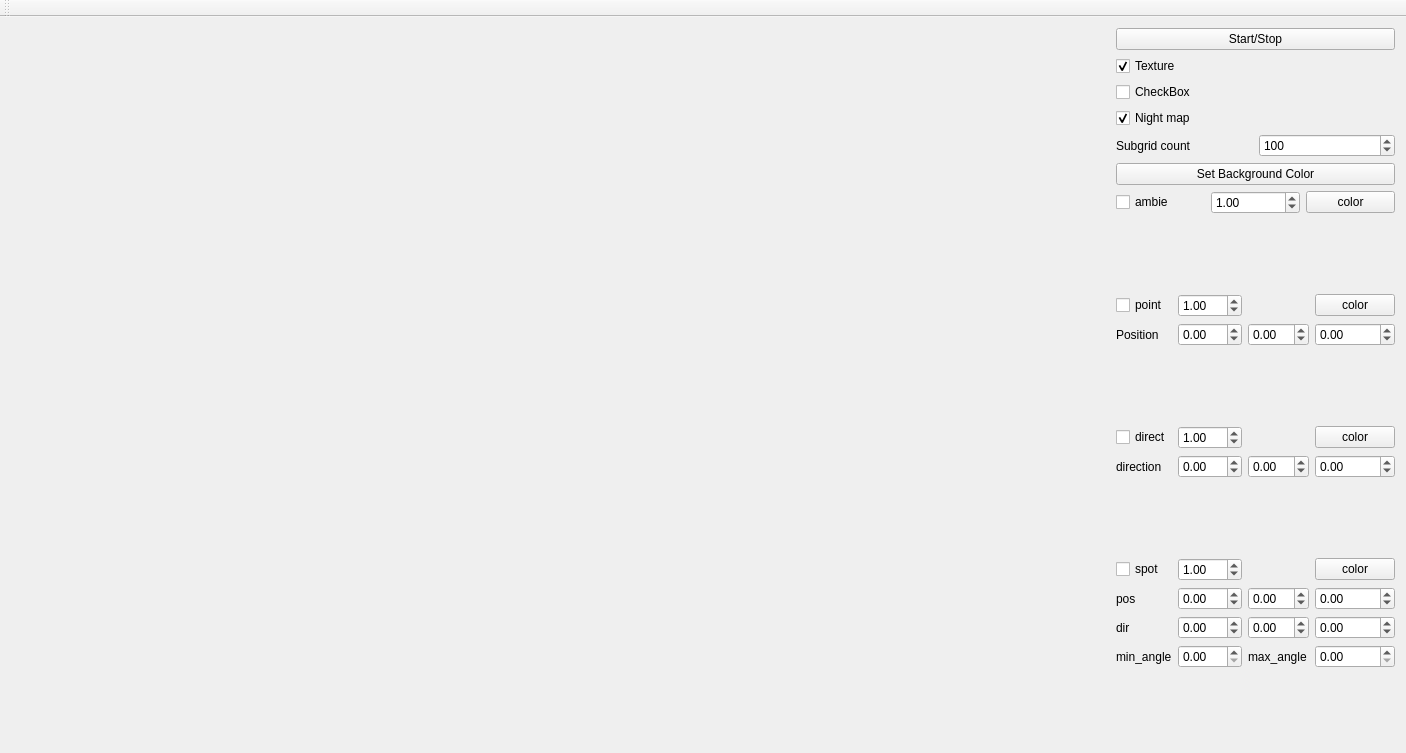
<?xml version="1.0" encoding="UTF-8"?>
<ui version="4.0">
 <class>QtWidgetsApplication1Class</class>
 <widget class="QMainWindow" name="QtWidgetsApplication1Class">
  <property name="geometry">
   <rect>
    <x>0</x>
    <y>0</y>
    <width>1406</width>
    <height>753</height>
   </rect>
  </property>
  <property name="windowTitle">
   <string>QtWidgetsApplication1</string>
  </property>
  <widget class="QWidget" name="centralWidget">
   <layout class="QHBoxLayout" name="horizontalLayout_2">
    <item>
     <widget class="GLWidget" name="widget" native="true">
      <property name="sizePolicy">
       <sizepolicy hsizetype="Expanding" vsizetype="Preferred">
        <horstretch>0</horstretch>
        <verstretch>0</verstretch>
       </sizepolicy>
      </property>
     </widget>
    </item>
    <item>
     <layout class="QVBoxLayout" name="verticalLayout">
      <item>
       <widget class="QPushButton" name="bt_start_stop">
        <property name="text">
         <string>Start/Stop</string>
        </property>
       </widget>
      </item>
      <item>
       <widget class="QCheckBox" name="cb_texture_map_enabled">
        <property name="text">
         <string>Texture</string>
        </property>
        <property name="checked">
         <bool>true</bool>
        </property>
       </widget>
      </item>
      <item>
       <widget class="QCheckBox" name="checkBox">
        <property name="text">
         <string>CheckBox</string>
        </property>
       </widget>
      </item>
      <item>
       <widget class="QCheckBox" name="cb_night_enabled">
        <property name="text">
         <string>Night map</string>
        </property>
        <property name="checked">
         <bool>true</bool>
        </property>
       </widget>
      </item>
      <item>
       <layout class="QHBoxLayout" name="horizontalLayout_4">
        <item>
         <widget class="QLabel" name="label_2">
          <property name="text">
           <string>Subgrid count</string>
          </property>
         </widget>
        </item>
        <item>
         <widget class="QSpinBox" name="sb_subdivision">
          <property name="minimum">
           <number>1</number>
          </property>
          <property name="maximum">
           <number>1000</number>
          </property>
          <property name="value">
           <number>100</number>
          </property>
         </widget>
        </item>
       </layout>
      </item>
      <item>
       <widget class="QPushButton" name="bt_background_color">
        <property name="text">
         <string>Set Background Color</string>
        </property>
       </widget>
      </item>
      <item>
       <layout class="QGridLayout" name="gridLayout_5">
        <item row="2" column="0">
         <widget class="QCheckBox" name="cb_ambient_enabled">
          <property name="text">
           <string>ambie</string>
          </property>
         </widget>
        </item>
        <item row="2" column="2">
         <widget class="QPushButton" name="bt_ambient_color">
          <property name="text">
           <string>color</string>
          </property>
         </widget>
        </item>
        <item row="2" column="1">
         <widget class="QDoubleSpinBox" name="sb_ambient_intensity">
          <property name="minimum">
           <double>0.000000000000000</double>
          </property>
          <property name="maximum">
           <double>999.990000000000009</double>
          </property>
          <property name="singleStep">
           <double>0.100000000000000</double>
          </property>
          <property name="value">
           <double>1.000000000000000</double>
          </property>
         </widget>
        </item>
       </layout>
      </item>
      <item>
       <spacer name="verticalSpacer_2">
        <property name="orientation">
         <enum>Qt::Vertical</enum>
        </property>
        <property name="sizeHint" stdset="0">
         <size>
          <width>20</width>
          <height>40</height>
         </size>
        </property>
       </spacer>
      </item>
      <item>
       <layout class="QVBoxLayout" name="point">
        <item>
         <layout class="QGridLayout" name="point_position">
          <item row="0" column="0">
           <widget class="QCheckBox" name="cb_point_enabled">
            <property name="text">
             <string>point</string>
            </property>
           </widget>
          </item>
          <item row="3" column="0">
           <widget class="QLabel" name="label_14">
            <property name="text">
             <string>Position</string>
            </property>
           </widget>
          </item>
          <item row="3" column="3">
           <widget class="QDoubleSpinBox" name="sb_point_pos_z">
            <property name="minimum">
             <double>-99.989999999999995</double>
            </property>
            <property name="singleStep">
             <double>0.100000000000000</double>
            </property>
           </widget>
          </item>
          <item row="3" column="1">
           <widget class="QDoubleSpinBox" name="sb_point_pos_x">
            <property name="minimum">
             <double>-99.989999999999995</double>
            </property>
            <property name="singleStep">
             <double>0.100000000000000</double>
            </property>
           </widget>
          </item>
          <item row="0" column="3">
           <widget class="QPushButton" name="bt_point_color">
            <property name="text">
             <string>color</string>
            </property>
           </widget>
          </item>
          <item row="3" column="2">
           <widget class="QDoubleSpinBox" name="sb_point_pos_y">
            <property name="minimum">
             <double>-99.989999999999995</double>
            </property>
            <property name="singleStep">
             <double>0.100000000000000</double>
            </property>
           </widget>
          </item>
          <item row="0" column="1">
           <widget class="QDoubleSpinBox" name="sb_point_intensity">
            <property name="maximum">
             <double>999.990000000000009</double>
            </property>
            <property name="singleStep">
             <double>0.100000000000000</double>
            </property>
            <property name="value">
             <double>1.000000000000000</double>
            </property>
           </widget>
          </item>
         </layout>
        </item>
       </layout>
      </item>
      <item>
       <spacer name="verticalSpacer_4">
        <property name="orientation">
         <enum>Qt::Vertical</enum>
        </property>
        <property name="sizeHint" stdset="0">
         <size>
          <width>20</width>
          <height>40</height>
         </size>
        </property>
       </spacer>
      </item>
      <item>
       <layout class="QVBoxLayout" name="direct">
        <item>
         <layout class="QGridLayout" name="gridLayout_3">
          <item row="2" column="2">
           <widget class="QDoubleSpinBox" name="sb_directional_dir_y">
            <property name="minimum">
             <double>-99.989999999999995</double>
            </property>
            <property name="singleStep">
             <double>0.100000000000000</double>
            </property>
           </widget>
          </item>
          <item row="2" column="1">
           <widget class="QDoubleSpinBox" name="sb_directional_dir_x">
            <property name="minimum">
             <double>-99.989999999999995</double>
            </property>
            <property name="singleStep">
             <double>0.100000000000000</double>
            </property>
           </widget>
          </item>
          <item row="2" column="3">
           <widget class="QDoubleSpinBox" name="sb_directional_dir_z">
            <property name="minimum">
             <double>-99.989999999999995</double>
            </property>
            <property name="singleStep">
             <double>0.100000000000000</double>
            </property>
           </widget>
          </item>
          <item row="2" column="0">
           <widget class="QLabel" name="label_19">
            <property name="text">
             <string>direction</string>
            </property>
           </widget>
          </item>
          <item row="1" column="0">
           <widget class="QCheckBox" name="cb_directional_enabled">
            <property name="text">
             <string>direct</string>
            </property>
           </widget>
          </item>
          <item row="1" column="1">
           <widget class="QDoubleSpinBox" name="sb_directional_intensity">
            <property name="maximum">
             <double>999.990000000000009</double>
            </property>
            <property name="singleStep">
             <double>0.100000000000000</double>
            </property>
            <property name="value">
             <double>1.000000000000000</double>
            </property>
           </widget>
          </item>
          <item row="1" column="3">
           <widget class="QPushButton" name="bt_directional_color">
            <property name="text">
             <string>color</string>
            </property>
           </widget>
          </item>
         </layout>
        </item>
       </layout>
      </item>
      <item>
       <spacer name="verticalSpacer_3">
        <property name="orientation">
         <enum>Qt::Vertical</enum>
        </property>
        <property name="sizeHint" stdset="0">
         <size>
          <width>20</width>
          <height>40</height>
         </size>
        </property>
       </spacer>
      </item>
      <item>
       <layout class="QVBoxLayout" name="spot">
        <item>
         <layout class="QGridLayout" name="gridLayout_4">
          <item row="0" column="0">
           <widget class="QCheckBox" name="cb_spotlight_enabled">
            <property name="text">
             <string>spot</string>
            </property>
           </widget>
          </item>
          <item row="1" column="3">
           <widget class="QDoubleSpinBox" name="sb_spotlight_pos_z">
            <property name="minimum">
             <double>-99.989999999999995</double>
            </property>
            <property name="singleStep">
             <double>0.100000000000000</double>
            </property>
            <property name="value">
             <double>0.000000000000000</double>
            </property>
           </widget>
          </item>
          <item row="1" column="2">
           <widget class="QDoubleSpinBox" name="sb_spotlight_pos_y">
            <property name="minimum">
             <double>-99.989999999999995</double>
            </property>
            <property name="singleStep">
             <double>0.100000000000000</double>
            </property>
           </widget>
          </item>
          <item row="2" column="1">
           <widget class="QDoubleSpinBox" name="sb_spotlight_dir_x">
            <property name="minimum">
             <double>-1.000000000000000</double>
            </property>
            <property name="maximum">
             <double>1.000000000000000</double>
            </property>
            <property name="singleStep">
             <double>0.100000000000000</double>
            </property>
           </widget>
          </item>
          <item row="1" column="0">
           <widget class="QLabel" name="label">
            <property name="text">
             <string>pos</string>
            </property>
           </widget>
          </item>
          <item row="2" column="2">
           <widget class="QDoubleSpinBox" name="sb_spotlight_dir_y">
            <property name="minimum">
             <double>-1.000000000000000</double>
            </property>
            <property name="maximum">
             <double>1.000000000000000</double>
            </property>
            <property name="singleStep">
             <double>0.100000000000000</double>
            </property>
           </widget>
          </item>
          <item row="2" column="0">
           <widget class="QLabel" name="label_6">
            <property name="text">
             <string>dir</string>
            </property>
           </widget>
          </item>
          <item row="2" column="3">
           <widget class="QDoubleSpinBox" name="sb_spotlight_dir_z">
            <property name="minimum">
             <double>-1.000000000000000</double>
            </property>
            <property name="maximum">
             <double>1.000000000000000</double>
            </property>
            <property name="singleStep">
             <double>0.100000000000000</double>
            </property>
           </widget>
          </item>
          <item row="1" column="1">
           <widget class="QDoubleSpinBox" name="sb_spotlight_pos_x">
            <property name="minimum">
             <double>-99.989999999999995</double>
            </property>
            <property name="singleStep">
             <double>0.100000000000000</double>
            </property>
           </widget>
          </item>
          <item row="3" column="1">
           <widget class="QDoubleSpinBox" name="sb_spotlight_min_angle">
            <property name="maximum">
             <double>90.000000000000000</double>
            </property>
            <property name="singleStep">
             <double>1.000000000000000</double>
            </property>
           </widget>
          </item>
          <item row="3" column="0">
           <widget class="QLabel" name="label_5">
            <property name="text">
             <string>min_angle</string>
            </property>
           </widget>
          </item>
          <item row="3" column="3">
           <widget class="QDoubleSpinBox" name="sb_spotlight_max_angle">
            <property name="maximum">
             <double>90.000000000000000</double>
            </property>
            <property name="singleStep">
             <double>1.000000000000000</double>
            </property>
           </widget>
          </item>
          <item row="3" column="2">
           <widget class="QLabel" name="label_7">
            <property name="text">
             <string>max_angle</string>
            </property>
           </widget>
          </item>
          <item row="0" column="1">
           <widget class="QDoubleSpinBox" name="sb_spotlight_intensity">
            <property name="maximum">
             <double>999.990000000000009</double>
            </property>
            <property name="singleStep">
             <double>0.100000000000000</double>
            </property>
            <property name="value">
             <double>1.000000000000000</double>
            </property>
           </widget>
          </item>
          <item row="0" column="3">
           <widget class="QPushButton" name="bt_spotlight_color">
            <property name="text">
             <string>color</string>
            </property>
           </widget>
          </item>
         </layout>
        </item>
       </layout>
      </item>
      <item>
       <spacer name="verticalSpacer">
        <property name="orientation">
         <enum>Qt::Vertical</enum>
        </property>
        <property name="sizeHint" stdset="0">
         <size>
          <width>20</width>
          <height>40</height>
         </size>
        </property>
       </spacer>
      </item>
     </layout>
    </item>
   </layout>
  </widget>
  <widget class="QMenuBar" name="menuBar">
   <property name="geometry">
    <rect>
     <x>0</x>
     <y>0</y>
     <width>1406</width>
     <height>22</height>
    </rect>
   </property>
  </widget>
  <widget class="QToolBar" name="mainToolBar">
   <attribute name="toolBarArea">
    <enum>TopToolBarArea</enum>
   </attribute>
   <attribute name="toolBarBreak">
    <bool>false</bool>
   </attribute>
  </widget>
 </widget>
 <layoutdefault spacing="6" margin="11"/>
 <customwidgets>
  <customwidget>
   <class>GLWidget</class>
   <extends>QWidget</extends>
   <header>GLWidget.h</header>
   <container>1</container>
  </customwidget>
 </customwidgets>
 <resources/>
 <connections/>
</ui>
